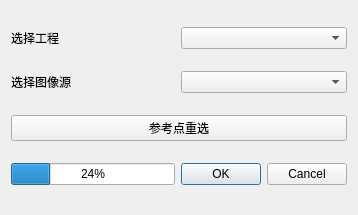
<?xml version="1.0" encoding="UTF-8"?>
<ui version="4.0">
 <class>SBAS_reference_reselection</class>
 <widget class="QWidget" name="SBAS_reference_reselection">
  <property name="geometry">
   <rect>
    <x>0</x>
    <y>0</y>
    <width>358</width>
    <height>215</height>
   </rect>
  </property>
  <property name="windowTitle">
   <string>SBAS参考点重选</string>
  </property>
  <property name="windowIcon">
   <iconset resource="../resources/QtWidgetsApplication3.qrc">
    <normaloff>:/QtWidgetsApplication3/icon/InSARapp.ico</normaloff>:/QtWidgetsApplication3/icon/InSARapp.ico</iconset>
  </property>
  <layout class="QGridLayout" name="gridLayout_3">
   <item row="1" column="1">
    <widget class="QComboBox" name="comboBox_srcNode"/>
   </item>
   <item row="1" column="0">
    <widget class="QLabel" name="label_2">
     <property name="text">
      <string>选择图像源</string>
     </property>
    </widget>
   </item>
   <item row="0" column="1">
    <widget class="QComboBox" name="comboBox_project"/>
   </item>
   <item row="2" column="0" colspan="2">
    <widget class="QPushButton" name="reselection">
     <property name="text">
      <string>参考点重选</string>
     </property>
    </widget>
   </item>
   <item row="0" column="0">
    <widget class="QLabel" name="label">
     <property name="text">
      <string>选择工程</string>
     </property>
    </widget>
   </item>
   <item row="4" column="0">
    <widget class="QProgressBar" name="progressBar">
     <property name="value">
      <number>24</number>
     </property>
    </widget>
   </item>
   <item row="4" column="1">
    <widget class="QDialogButtonBox" name="buttonBox">
     <property name="standardButtons">
      <set>QDialogButtonBox::Cancel|QDialogButtonBox::Ok</set>
     </property>
    </widget>
   </item>
  </layout>
 </widget>
 <resources>
  <include location="../resources/QtWidgetsApplication3.qrc"/>
 </resources>
 <connections/>
</ui>
